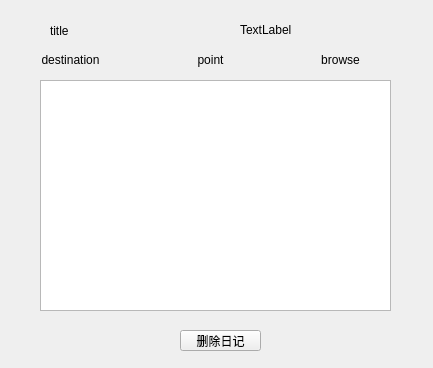
<?xml version="1.0" encoding="UTF-8"?>
<ui version="4.0">
 <class>myDiaryDetail</class>
 <widget class="QWidget" name="myDiaryDetail">
  <property name="geometry">
   <rect>
    <x>0</x>
    <y>0</y>
    <width>433</width>
    <height>368</height>
   </rect>
  </property>
  <property name="windowTitle">
   <string>Form</string>
  </property>
  <widget class="QLabel" name="pointLabel">
   <property name="geometry">
    <rect>
     <x>160</x>
     <y>50</y>
     <width>101</width>
     <height>20</height>
    </rect>
   </property>
   <property name="text">
    <string>point</string>
   </property>
   <property name="alignment">
    <set>Qt::AlignCenter</set>
   </property>
  </widget>
  <widget class="QLabel" name="timeLabel">
   <property name="geometry">
    <rect>
     <x>240</x>
     <y>20</y>
     <width>151</width>
     <height>20</height>
    </rect>
   </property>
   <property name="text">
    <string>TextLabel</string>
   </property>
  </widget>
  <widget class="QTextBrowser" name="contentBrowser">
   <property name="geometry">
    <rect>
     <x>40</x>
     <y>80</y>
     <width>351</width>
     <height>231</height>
    </rect>
   </property>
  </widget>
  <widget class="QPushButton" name="deleteDiaryButton">
   <property name="geometry">
    <rect>
     <x>180</x>
     <y>330</y>
     <width>81</width>
     <height>21</height>
    </rect>
   </property>
   <property name="text">
    <string>删除日记</string>
   </property>
  </widget>
  <widget class="QLabel" name="destinationLabel">
   <property name="geometry">
    <rect>
     <x>20</x>
     <y>50</y>
     <width>101</width>
     <height>20</height>
    </rect>
   </property>
   <property name="text">
    <string>destination</string>
   </property>
   <property name="alignment">
    <set>Qt::AlignCenter</set>
   </property>
  </widget>
  <widget class="QLabel" name="browseLabel">
   <property name="geometry">
    <rect>
     <x>290</x>
     <y>50</y>
     <width>101</width>
     <height>20</height>
    </rect>
   </property>
   <property name="text">
    <string>browse</string>
   </property>
   <property name="alignment">
    <set>Qt::AlignCenter</set>
   </property>
  </widget>
  <widget class="QLabel" name="titleLabel">
   <property name="geometry">
    <rect>
     <x>50</x>
     <y>20</y>
     <width>171</width>
     <height>21</height>
    </rect>
   </property>
   <property name="text">
    <string>title</string>
   </property>
   <property name="alignment">
    <set>Qt::AlignLeading|Qt::AlignLeft|Qt::AlignVCenter</set>
   </property>
  </widget>
 </widget>
 <resources/>
 <connections/>
</ui>
